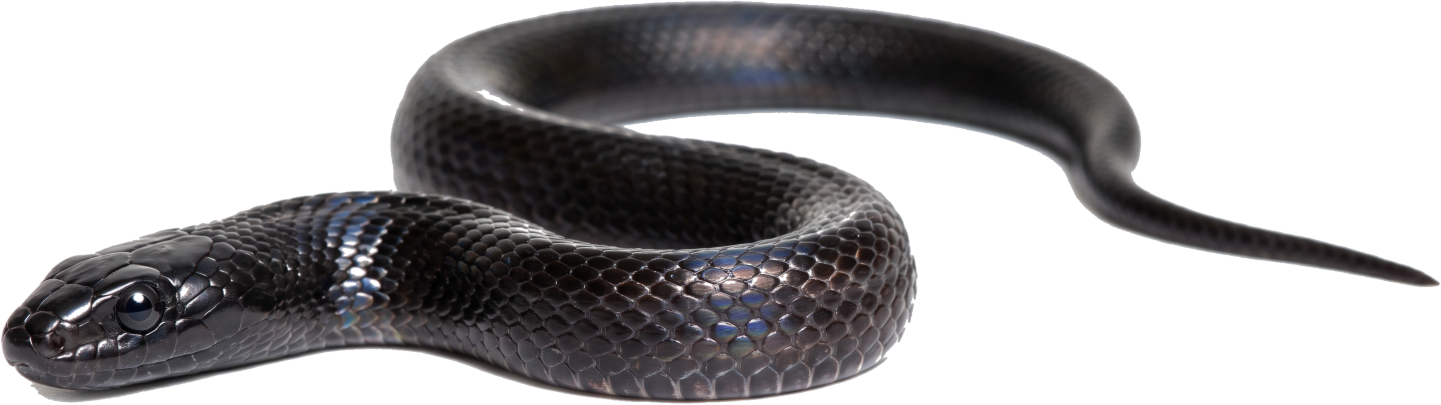
#> input picture assets/final/snake.png, 2882 x 809 px (shown at 1/2 size)
$ python extract_parts.py
#> lines starting #> are read from the running program, lines starting #| are printed output that depends on the picture
#!/usr/bin/env python3
"""
extract_parts.py — split the transparent snake sprite into the two pieces a
Snake & Ladder board actually needs, and measure the anchors for each.

  snake_head.png  the photoreal head + a short neck, edge-feathered so it melts
                  into the body tube instead of showing a cut seam
  snake_skin.png  an opaque slab of belly/side scales, used as the repeating
                  fill pattern along the body

Why split instead of placing one photo: a coiled snake sprite has a fixed
aspect ratio. Squeezing it to span 2 squares makes it obese; spanning 9 squares
makes it paper-thin. Driving geometry procedurally and texturing it with the real
skin keeps every snake a believable thickness at any distance.

Outputs snake_assets.json describing both anchor points so game.js never has to
guess a pixel offset.
"""

import json
import os
import math
import sys

from PIL import Image, ImageFilter, ImageChops

HERE = os.path.dirname(os.path.abspath(__file__))
ROOT = os.path.dirname(HERE)
FINAL = os.path.join(ROOT, "assets", "final")


def alpha_centroid(alpha: Image.Image, x0: int, x1: int):
    """Alpha-weighted centroid of the region [x0,x1) — used to place anchors."""
    band = alpha.crop((x0, 0, x1, alpha.size[1]))
    px = band.load()
    w, h = band.size
    sx = sy = sw = 0.0
    for y in range(h):
        for x in range(w):
            a = px[x, y]
            if a:
                sx += x * a
                sy += y * a
                sw += a
    if sw == 0:
        return (x0, alpha.size[1] // 2)
    return (x0 + sx / sw, sy / sw)


def rightmost_mass(alpha: Image.Image):
    """The right edge of the neck, so the body tube can start exactly there."""
    w, h = alpha.size
    px = alpha.load()
    for x in range(w - 1, -1, -1):
        for y in range(h):
            if px[x, y] > 200:
                return (x, y)
    return (w - 1, h // 2)


def main():
    sprite_path = os.path.join(FINAL, "snake.png")
    if not os.path.exists(sprite_path):
        raise SystemExit("run make_sprite.py first")
    sp = Image.open(sprite_path).convert("RGBA")
#> sp is the input picture: PIL image 2882x809 RGBA; mean R, G, B, A 151.6, 150.9, 150.3, 116.9
    W, H = sp.size
#> W = 2882; H = 809
    alpha = sp.split()[3]
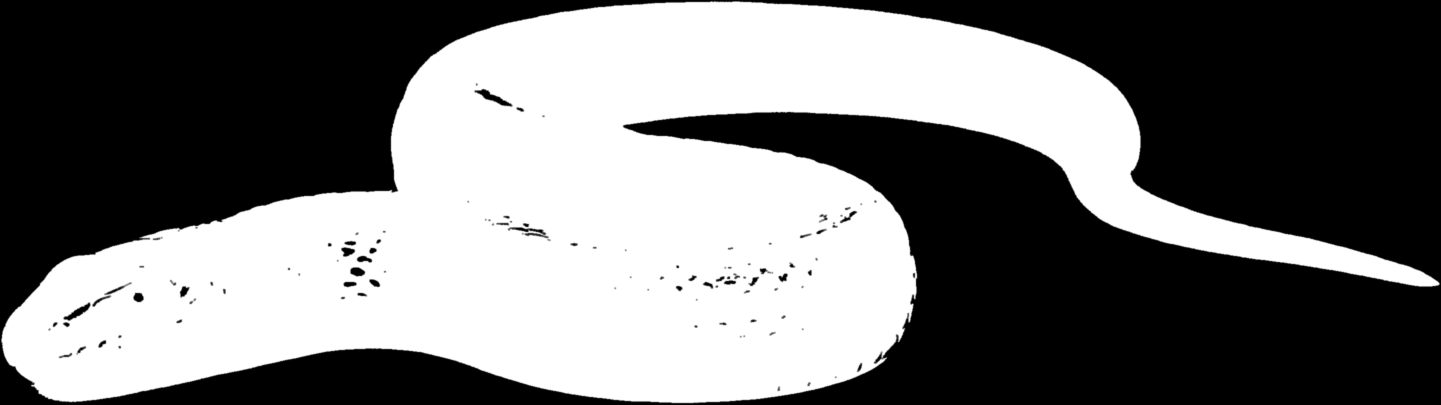
#> alpha: PIL image 2882x809 L (shown at 1/2 size); min 0, max 255, mean 116.9
#> (the run stopped early here; a loop or call above may not have finished)
